Frame 1 (no input): blank canvas, image omitted
Frame 60 (the mouse pressed at the canvas centre just before this capture): blank canvas, image omitted
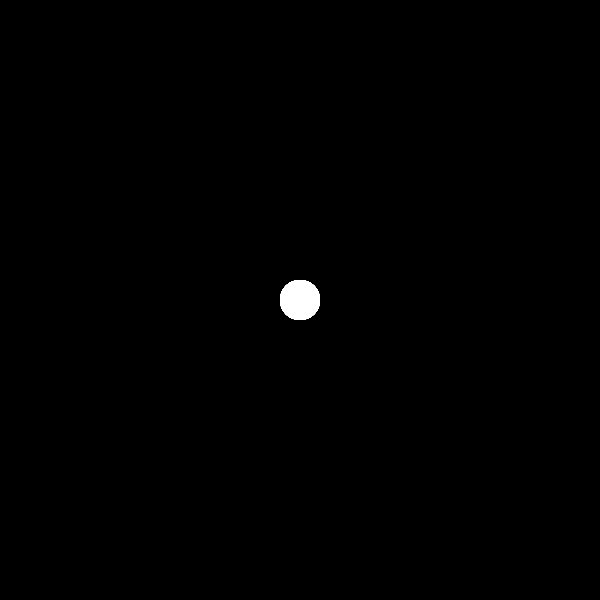
Frame 120 (the mouse held since frame 60 and released just before this capture)

The Processing sketch whose frames 1 and 60 were blank and that drew this single picture after the mouse press (run headless with seeded random() and noise(); from frame 60 on, the mouse is pressed at the canvas centre):

// Processing sketch: DontTouchTheWallsSolution
// ── DontTouchTheWallsSolution.pde
GameState gameState;
color pathColor;
color backgroundColor;
color goalColor;
color startColor;
color winColor;
color lostColor;
float brushRadius;

void setup() {
  size(600, 600);
  
  gameState = GameState.START;
  pathColor = color(255);
  backgroundColor = color(0);
  goalColor = color(0, 255, 0);
  startColor = color(0, 0, 255);
  winColor = color(0, 255, 0);
  lostColor = color(255, 0, 0);
  brushRadius = 20;
  
  background(backgroundColor);
  noStroke();
}

void draw() {
  color colorUnderMouse;
  if (gameState == GameState.DRAWING_PATH) {
    fill(pathColor);
    ellipse(mouseX, mouseY, brushRadius * 2, brushRadius * 2);
  } else if (gameState == GameState.PLAYING) {
    colorUnderMouse = get(mouseX, mouseY);
    if (colorUnderMouse == backgroundColor) {
      gameState = GameState.LOST;
    } else if (colorUnderMouse == goalColor) {
      gameState = GameState.WON; 
    }
  } else if (gameState == GameState.WON) {
    background(winColor);
  } else if (gameState == GameState.LOST) {
    background(lostColor); 
  }
}

void mousePressed() {
  if (gameState == GameState.START) {
    gameState = GameState.DRAWING_PATH; 
  }
}

void mouseReleased() {
  if (gameState == GameState.DRAWING_PATH) {
    gameState = GameState.SETTING_GOAL;
  } else if (gameState == GameState.SETTING_GOAL) {
    fill(goalColor);
    ellipse(mouseX, mouseY, brushRadius * 2, brushRadius * 2);
    gameState = GameState.SETTING_START; 
  } else if (gameState == GameState.SETTING_START) {
    fill(startColor);
    ellipse(mouseX, mouseY, brushRadius * 2, brushRadius * 2);
    gameState = GameState.PLAYING; 
  }
}

void keyReleased() {
 if (gameState == GameState.WON || gameState == GameState.LOST) {
   background(backgroundColor);
   gameState = GameState.START; 
 }
}
// ── GameState.pde
enum GameState {
 START,
 DRAWING_PATH,
 SETTING_GOAL,
 SETTING_START,
 PLAYING,
 WON,
 LOST
}
